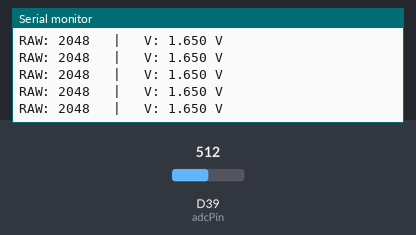
Recording of a sketch running on a simulated Arduino Due. Shown: the last lines printed to the serial monitor. The test bench sets the inputs (shaded band); at power-on: D39 (adcPin) = 512 (analog values on the 0–1023 scale).

Above: at 1.3 s.
1.4 s: D39 (adcPin) set to 257
At 1.66 s:
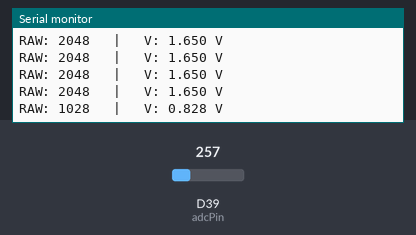
2.9 s: D39 (adcPin) set to 237
At 3.06 s:
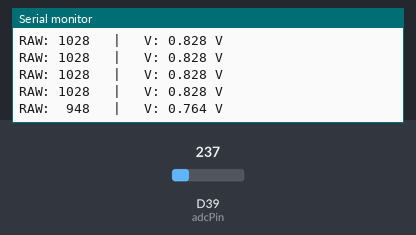
4.8 s: D39 (adcPin) set to 28
At 4.86 s:
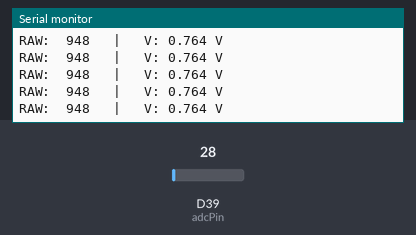
6.3 s: D39 (adcPin) set to 22
At 6.46 s:
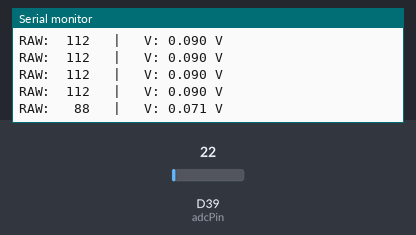

The sketch:

wifiDetector.ino
```cpp
#include <Arduino.h>

// Pinii buni de ADC1 pe NodeMCU-32S (recomandate în ordinea asta):
// VP  = GPIO36 → pin fizic D0
// VN  = GPIO39 → pin fizic D1 (cel mai curat)
// GPIO34 → pin fizic D2
// GPIO35 → pin fizic D3
// GPIO32 → pin fizic D4
// GPIO33 → pin fizic D5 (merge și el perfect)

const int adcPin = 39;      // ← CEL MAI BUN ȘI MAI STABIL PIN pe NodeMCU-32S
// dacă vrei altul, schimbă cu 36, 34, 35, 32 sau 33

void setup() {
  Serial.begin(115200);
  analogReadResolution(12);   // 12 biți = 0–4095
  delay(100);
  Serial.println("AD8317 RF Detector pornit – NodeMCU-32S");
  Serial.println("Pin folosit: GPIO39 (VN)");
}

void loop() {
  int raw = analogRead(adcPin);
  float voltage = raw * 3.3 / 4095.0;

  Serial.printf("RAW: %4d   |   V: %.3f V\n", raw, voltage);
  delay(200);   // 5 citiri pe secundă, perfect
}
```

Measured:
- the behaviour switches between 250 and 249 on D39 (adcPin) (found by bisection; images 1 and 2)
- the behaviour switches between 25 and 24 on D39 (adcPin) (found by bisection; images 3 and 4)
- after the input at 1.4 s, the serial monitor: prints a new line after 0.10 s (image 1)
- after the input at 2.9 s, the serial monitor: prints a new line at once (image 2)
- after the input at 6.3 s, the serial monitor: prints a new line at once (image 4)
